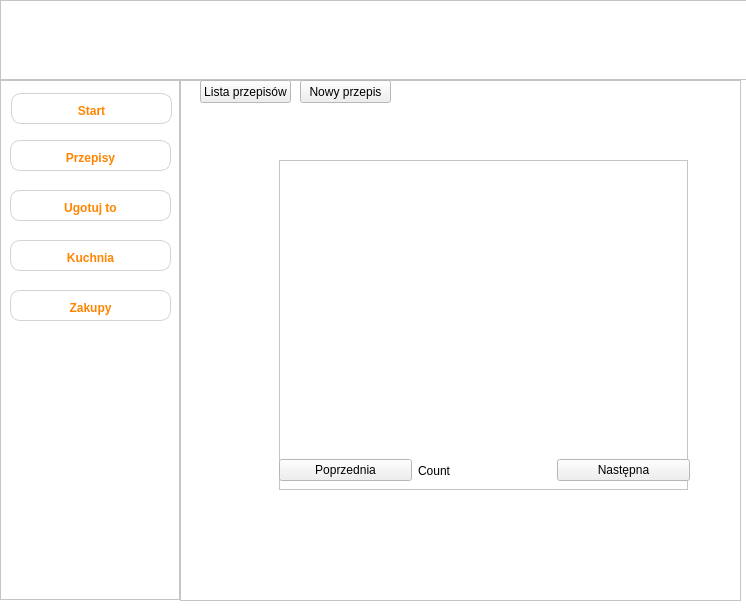
<?xml version="1.0" encoding="UTF-8"?>
<ui version="4.0">
 <class>MainWindow</class>
 <widget class="QMainWindow" name="MainWindow">
  <property name="geometry">
   <rect>
    <x>0</x>
    <y>0</y>
    <width>746</width>
    <height>616</height>
   </rect>
  </property>
  <property name="palette">
   <palette>
    <active>
     <colorrole role="Base">
      <brush brushstyle="SolidPattern">
       <color alpha="255">
        <red>255</red>
        <green>255</green>
        <blue>255</blue>
       </color>
      </brush>
     </colorrole>
     <colorrole role="Window">
      <brush brushstyle="SolidPattern">
       <color alpha="255">
        <red>255</red>
        <green>255</green>
        <blue>255</blue>
       </color>
      </brush>
     </colorrole>
    </active>
    <inactive>
     <colorrole role="Base">
      <brush brushstyle="SolidPattern">
       <color alpha="255">
        <red>255</red>
        <green>255</green>
        <blue>255</blue>
       </color>
      </brush>
     </colorrole>
     <colorrole role="Window">
      <brush brushstyle="SolidPattern">
       <color alpha="255">
        <red>255</red>
        <green>255</green>
        <blue>255</blue>
       </color>
      </brush>
     </colorrole>
    </inactive>
    <disabled>
     <colorrole role="Base">
      <brush brushstyle="SolidPattern">
       <color alpha="255">
        <red>255</red>
        <green>255</green>
        <blue>255</blue>
       </color>
      </brush>
     </colorrole>
     <colorrole role="Window">
      <brush brushstyle="SolidPattern">
       <color alpha="255">
        <red>255</red>
        <green>255</green>
        <blue>255</blue>
       </color>
      </brush>
     </colorrole>
    </disabled>
   </palette>
  </property>
  <property name="windowTitle">
   <string>MainWindow</string>
  </property>
  <property name="styleSheet">
   <string notr="true"/>
  </property>
  <widget class="QWidget" name="centralwidget">
   <widget class="QFrame" name="topMenu">
    <property name="geometry">
     <rect>
      <x>0</x>
      <y>0</y>
      <width>800</width>
      <height>80</height>
     </rect>
    </property>
    <property name="frameShape">
     <enum>QFrame::StyledPanel</enum>
    </property>
    <property name="frameShadow">
     <enum>QFrame::Raised</enum>
    </property>
    <widget class="QLabel" name="logo">
     <property name="geometry">
      <rect>
       <x>200</x>
       <y>0</y>
       <width>311</width>
       <height>81</height>
      </rect>
     </property>
     <property name="text">
      <string/>
     </property>
     <property name="pixmap">
      <pixmap>D:/tutorial/asd/FeedMe/images/l11.png</pixmap>
     </property>
    </widget>
   </widget>
   <widget class="QFrame" name="leftMenu">
    <property name="geometry">
     <rect>
      <x>0</x>
      <y>80</y>
      <width>180</width>
      <height>520</height>
     </rect>
    </property>
    <property name="frameShape">
     <enum>QFrame::StyledPanel</enum>
    </property>
    <property name="frameShadow">
     <enum>QFrame::Raised</enum>
    </property>
    <widget class="QPushButton" name="btn_page_1">
     <property name="geometry">
      <rect>
       <x>11</x>
       <y>13</y>
       <width>161</width>
       <height>31</height>
      </rect>
     </property>
     <property name="layoutDirection">
      <enum>Qt::RightToLeft</enum>
     </property>
     <property name="styleSheet">
      <string notr="true">QPushButton {
	background-color: rgb(255,255,255);
	border-style: solid; 
    vertical-align: middle;
	border-width: 1px;
	padding-top: 5px;
	color: rgb(0, 0, 0);
    font-weight: 900;	
	border-radius:10px;
	border-color: lightgrey;  
	color:rgb(255, 132, 0)
}
QPushButton:hover {
	background-color: rgb(255, 132, 0);
	color:#fff;
 
}
	
	


	

</string>
     </property>
     <property name="text">
      <string>Start</string>
     </property>
    </widget>
    <widget class="QPushButton" name="btn_page_2">
     <property name="geometry">
      <rect>
       <x>10</x>
       <y>60</y>
       <width>161</width>
       <height>31</height>
      </rect>
     </property>
     <property name="styleSheet">
      <string notr="true">QPushButton {
	background-color: rgb(255,255,255);
	border-style: solid; 
    vertical-align: middle;
	border-width: 1px;
	padding-top: 5px;
	color: rgb(0, 0, 0);
    font-weight: 900;	
	border-radius:10px;
	border-color: lightgrey;  
	color:rgb(255, 132, 0)
}
QPushButton:hover {
	background-color: rgb(255, 132, 0);
	color:#fff;
 
}
	
	


	

</string>
     </property>
     <property name="text">
      <string>Przepisy</string>
     </property>
    </widget>
    <widget class="QPushButton" name="btn_page_3">
     <property name="geometry">
      <rect>
       <x>10</x>
       <y>110</y>
       <width>161</width>
       <height>31</height>
      </rect>
     </property>
     <property name="styleSheet">
      <string notr="true">QPushButton {
	background-color: rgb(255,255,255);
	border-style: solid; 
    vertical-align: middle;
	border-width: 1px;
	padding-top: 5px;
	color: rgb(0, 0, 0);
    font-weight: 900;	
	border-radius:10px;
	border-color: lightgrey;  
	color:rgb(255, 132, 0)
}
QPushButton:hover {
	background-color: rgb(255, 132, 0);
	color:#fff;
 
}
	
	


	

</string>
     </property>
     <property name="text">
      <string>Ugotuj to</string>
     </property>
    </widget>
    <widget class="QPushButton" name="btn_page_4">
     <property name="geometry">
      <rect>
       <x>10</x>
       <y>160</y>
       <width>161</width>
       <height>31</height>
      </rect>
     </property>
     <property name="styleSheet">
      <string notr="true">QPushButton {
	background-color: rgb(255,255,255);
	border-style: solid; 
    vertical-align: middle;
	border-width: 1px;
	padding-top: 5px;
	color: rgb(0, 0, 0);
    font-weight: 900;	
	border-radius:10px;
	border-color: lightgrey;  
	color:rgb(255, 132, 0)
}
QPushButton:hover {
	background-color: rgb(255, 132, 0);
	color:#fff;
 
}
	
	


	
	

</string>
     </property>
     <property name="text">
      <string>Kuchnia</string>
     </property>
    </widget>
    <widget class="QPushButton" name="btn_page_5">
     <property name="geometry">
      <rect>
       <x>10</x>
       <y>210</y>
       <width>161</width>
       <height>31</height>
      </rect>
     </property>
     <property name="styleSheet">
      <string notr="true">QPushButton {
	background-color: rgb(255,255,255);
	border-style: solid; 
    vertical-align: middle;
	border-width: 1px;
	padding-top: 5px;
	color: rgb(0, 0, 0);
    font-weight: 900;	
	border-radius:10px;
	border-color: lightgrey;  
	color:rgb(255, 132, 0)
}
QPushButton:hover {
	background-color: rgb(255, 132, 0);
	color:#fff;
 
}
	
	


	

</string>
     </property>
     <property name="text">
      <string>Zakupy</string>
     </property>
    </widget>
   </widget>
   <widget class="QFrame" name="pagesFrame">
    <property name="geometry">
     <rect>
      <x>180</x>
      <y>80</y>
      <width>561</width>
      <height>521</height>
     </rect>
    </property>
    <property name="maximumSize">
     <size>
      <width>631</width>
      <height>521</height>
     </size>
    </property>
    <property name="frameShape">
     <enum>QFrame::StyledPanel</enum>
    </property>
    <property name="frameShadow">
     <enum>QFrame::Raised</enum>
    </property>
    <widget class="QStackedWidget" name="stackedWidget">
     <property name="geometry">
      <rect>
       <x>0</x>
       <y>0</y>
       <width>561</width>
       <height>531</height>
      </rect>
     </property>
     <property name="currentIndex">
      <number>1</number>
     </property>
     <widget class="QWidget" name="Start">
      <widget class="QLabel" name="label">
       <property name="geometry">
        <rect>
         <x>170</x>
         <y>90</y>
         <width>47</width>
         <height>13</height>
        </rect>
       </property>
       <property name="text">
        <string>P1</string>
       </property>
      </widget>
     </widget>
     <widget class="QWidget" name="Recipies">
      <widget class="QStackedWidget" name="stackedWidget_2">
       <property name="geometry">
        <rect>
         <x>19</x>
         <y>10</y>
         <width>541</width>
         <height>471</height>
        </rect>
       </property>
       <property name="currentIndex">
        <number>1</number>
       </property>
       <widget class="QWidget" name="page">
        <widget class="QPushButton" name="add_recipe">
         <property name="geometry">
          <rect>
           <x>200</x>
           <y>400</y>
           <width>161</width>
           <height>41</height>
          </rect>
         </property>
         <property name="text">
          <string>Dodaj nowy przepis</string>
         </property>
        </widget>
        <widget class="QLineEdit" name="recipe_name">
         <property name="geometry">
          <rect>
           <x>210</x>
           <y>30</y>
           <width>141</width>
           <height>21</height>
          </rect>
         </property>
         <property name="text">
          <string/>
         </property>
        </widget>
        <widget class="QLabel" name="label_2">
         <property name="geometry">
          <rect>
           <x>40</x>
           <y>40</y>
           <width>81</width>
           <height>16</height>
          </rect>
         </property>
         <property name="text">
          <string>Nazwa przepisu</string>
         </property>
        </widget>
        <widget class="QLabel" name="label_4">
         <property name="geometry">
          <rect>
           <x>40</x>
           <y>140</y>
           <width>61</width>
           <height>31</height>
          </rect>
         </property>
         <property name="text">
          <string>Składniki</string>
         </property>
        </widget>
        <widget class="QLineEdit" name="Amount">
         <property name="geometry">
          <rect>
           <x>210</x>
           <y>100</y>
           <width>141</width>
           <height>21</height>
          </rect>
         </property>
         <property name="text">
          <string/>
         </property>
        </widget>
        <widget class="QLabel" name="label_5">
         <property name="geometry">
          <rect>
           <x>40</x>
           <y>100</y>
           <width>47</width>
           <height>13</height>
          </rect>
         </property>
         <property name="text">
          <string>Ilość</string>
         </property>
        </widget>
        <widget class="QPushButton" name="add_ingredient">
         <property name="geometry">
          <rect>
           <x>360</x>
           <y>80</y>
           <width>111</width>
           <height>23</height>
          </rect>
         </property>
         <property name="text">
          <string>Dodaj składnik</string>
         </property>
        </widget>
        <widget class="QLineEdit" name="Ingredient_name">
         <property name="geometry">
          <rect>
           <x>210</x>
           <y>70</y>
           <width>141</width>
           <height>21</height>
          </rect>
         </property>
         <property name="text">
          <string/>
         </property>
        </widget>
        <widget class="QLabel" name="label_6">
         <property name="geometry">
          <rect>
           <x>40</x>
           <y>70</y>
           <width>91</width>
           <height>16</height>
          </rect>
         </property>
         <property name="text">
          <string>Nazwa składnika</string>
         </property>
        </widget>
        <widget class="QTextEdit" name="Recipe_steps">
         <property name="geometry">
          <rect>
           <x>200</x>
           <y>270</y>
           <width>231</width>
           <height>121</height>
          </rect>
         </property>
        </widget>
        <widget class="QLabel" name="label_7">
         <property name="geometry">
          <rect>
           <x>40</x>
           <y>320</y>
           <width>121</width>
           <height>16</height>
          </rect>
         </property>
         <property name="text">
          <string>Sposób przygotowania</string>
         </property>
        </widget>
        <widget class="QListWidget" name="ingredients_list">
         <property name="geometry">
          <rect>
           <x>200</x>
           <y>130</y>
           <width>231</width>
           <height>111</height>
          </rect>
         </property>
        </widget>
       </widget>
       <widget class="QWidget" name="page_2">
        <widget class="QTableView" name="tableView_3">
         <property name="geometry">
          <rect>
           <x>80</x>
           <y>70</y>
           <width>409</width>
           <height>330</height>
          </rect>
         </property>
         <property name="defaultDropAction">
          <enum>Qt::CopyAction</enum>
         </property>
        </widget>
        <widget class="QWidget" name="layoutWidget">
         <property name="geometry">
          <rect>
           <x>80</x>
           <y>360</y>
           <width>411</width>
           <height>41</height>
          </rect>
         </property>
         <layout class="QHBoxLayout" name="horizontalLayout_5">
          <item>
           <widget class="QPushButton" name="btn_previous_page_2">
            <property name="text">
             <string>Poprzednia</string>
            </property>
           </widget>
          </item>
          <item>
           <widget class="QLabel" name="lblCount_2">
            <property name="text">
             <string>Count</string>
            </property>
           </widget>
          </item>
          <item>
           <widget class="QPushButton" name="btn_next_page_2">
            <property name="text">
             <string>Następna</string>
            </property>
           </widget>
          </item>
         </layout>
        </widget>
       </widget>
      </widget>
      <widget class="QPushButton" name="recipses_list">
       <property name="geometry">
        <rect>
         <x>20</x>
         <y>0</y>
         <width>91</width>
         <height>23</height>
        </rect>
       </property>
       <property name="text">
        <string>Lista przepisów</string>
       </property>
      </widget>
      <widget class="QPushButton" name="display_add_recipe">
       <property name="geometry">
        <rect>
         <x>120</x>
         <y>0</y>
         <width>91</width>
         <height>23</height>
        </rect>
       </property>
       <property name="text">
        <string>Nowy przepis</string>
       </property>
      </widget>
     </widget>
     <widget class="QWidget" name="CookIt">
      <widget class="QLabel" name="label_3">
       <property name="geometry">
        <rect>
         <x>320</x>
         <y>270</y>
         <width>47</width>
         <height>13</height>
        </rect>
       </property>
       <property name="text">
        <string>P3</string>
       </property>
      </widget>
     </widget>
     <widget class="QWidget" name="Kitchen">
      <widget class="QWidget" name="layoutWidget">
       <property name="geometry">
        <rect>
         <x>10</x>
         <y>0</y>
         <width>411</width>
         <height>391</height>
        </rect>
       </property>
       <layout class="QVBoxLayout" name="verticalLayout">
        <item>
         <layout class="QHBoxLayout" name="horizontalLayout">
          <item>
           <widget class="QLineEdit" name="lineEdit"/>
          </item>
          <item>
           <widget class="QPushButton" name="btn_search_product">
            <property name="styleSheet">
             <string notr="true">QPushButton {
	background-color: rgb(255,255,255);
	border-style: solid;
	border-color: grey;
	border-width: 1px;
	padding-top: 5px;
	color: rgb(0, 0, 0);
	border-radius: 10px;
}
QPushButton:hover {
	background-color: rgb(255, 170, 0)
}
	
	

</string>
            </property>
            <property name="text">
             <string>Wyszukaj produkt</string>
            </property>
           </widget>
          </item>
         </layout>
        </item>
        <item>
         <widget class="QTableView" name="tableView"/>
        </item>
        <item>
         <layout class="QHBoxLayout" name="horizontalLayout_2">
          <item>
           <widget class="QPushButton" name="btn_previous_page">
            <property name="text">
             <string>Poprzednia</string>
            </property>
           </widget>
          </item>
          <item>
           <widget class="QLabel" name="lblCount">
            <property name="text">
             <string>Count</string>
            </property>
           </widget>
          </item>
          <item>
           <widget class="QPushButton" name="btn_next_page">
            <property name="text">
             <string>Następna</string>
            </property>
           </widget>
          </item>
         </layout>
        </item>
       </layout>
      </widget>
     </widget>
     <widget class="QWidget" name="Shopping">
      <widget class="QLabel" name="checkConntecionwithDB">
       <property name="geometry">
        <rect>
         <x>60</x>
         <y>420</y>
         <width>151</width>
         <height>61</height>
        </rect>
       </property>
       <property name="text">
        <string>TextLabel</string>
       </property>
      </widget>
      <widget class="QLineEdit" name="Name_linetxt">
       <property name="geometry">
        <rect>
         <x>80</x>
         <y>190</y>
         <width>151</width>
         <height>20</height>
        </rect>
       </property>
       <property name="text">
        <string/>
       </property>
      </widget>
      <widget class="QLabel" name="NazwaProduktu">
       <property name="geometry">
        <rect>
         <x>21</x>
         <y>191</y>
         <width>32</width>
         <height>16</height>
        </rect>
       </property>
       <property name="text">
        <string>Nazwa</string>
       </property>
      </widget>
      <widget class="QLabel" name="Ilosc">
       <property name="geometry">
        <rect>
         <x>21</x>
         <y>217</y>
         <width>22</width>
         <height>16</height>
        </rect>
       </property>
       <property name="text">
        <string>Ilosc</string>
       </property>
      </widget>
      <widget class="QPushButton" name="addProduct">
       <property name="geometry">
        <rect>
         <x>80</x>
         <y>260</y>
         <width>151</width>
         <height>23</height>
        </rect>
       </property>
       <property name="text">
        <string>Dodaj produkt</string>
       </property>
      </widget>
      <widget class="QLineEdit" name="Amount_linetxt">
       <property name="geometry">
        <rect>
         <x>80</x>
         <y>220</y>
         <width>151</width>
         <height>20</height>
        </rect>
       </property>
       <property name="text">
        <string/>
       </property>
      </widget>
      <widget class="QTableView" name="tableView_2">
       <property name="geometry">
        <rect>
         <x>280</x>
         <y>140</y>
         <width>256</width>
         <height>192</height>
        </rect>
       </property>
      </widget>
      <widget class="QPushButton" name="loadData">
       <property name="geometry">
        <rect>
         <x>480</x>
         <y>490</y>
         <width>75</width>
         <height>23</height>
        </rect>
       </property>
       <property name="text">
        <string>Laduj dane</string>
       </property>
      </widget>
     </widget>
    </widget>
   </widget>
  </widget>
  <action name="actiontest">
   <property name="text">
    <string>test</string>
   </property>
  </action>
 </widget>
 <resources/>
 <connections/>
</ui>
